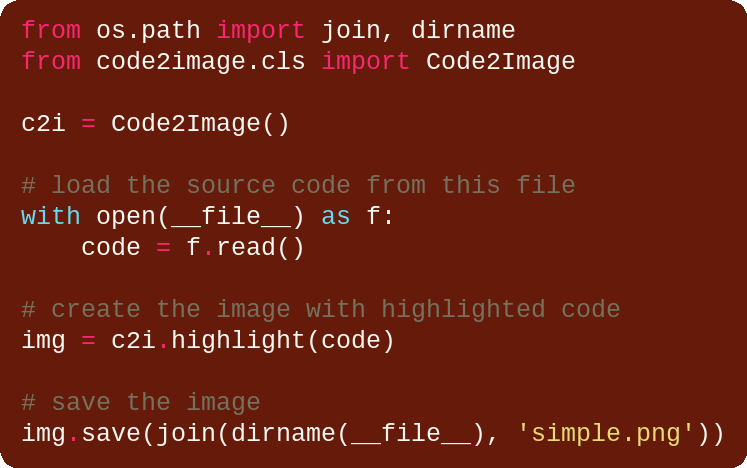

Recreate this plot in Python.
from code2image.cls import Code2Image

c2i = Code2Image()

# load the source code from this file
with open(__file__) as f:
    code = f.read()

# create the image with highlighted code
img = c2i.highlight(code)

# save the image
img.save('simple.png')
